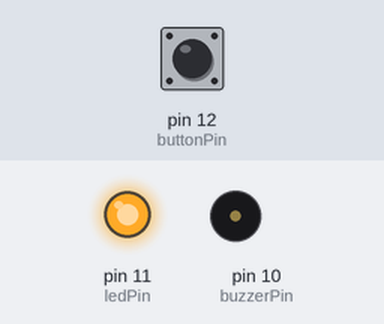
Bench run of a sketch on a simulated Arduino Uno, built with avr-gcc and run on an emulated ATmega328P. Shown: output pins drawn as LEDs (lit = HIGH), buzzer (waves = sounding). The test bench sets the inputs (shaded band); at power-on: pin 12 (buttonPin) LOW.

Above: at 1.2 s.
1.3 s: pin 12 (buttonPin) pulled HIGH for 0.15 s
At 2.7 s:
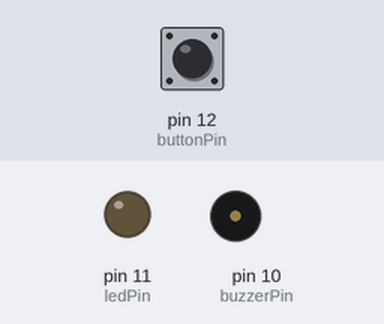
3.0 s: pin 12 (buttonPin) pulled HIGH for 1 s
At 4.1 s:
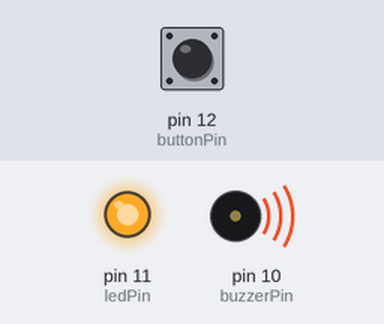
5.6 s: pin 12 (buttonPin) pulled HIGH for 3.2 s
At 8.9 s:
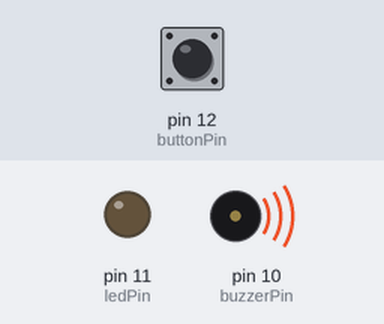
Timing chart, 0 to 10.5 s (numbered marks = the images above; inputs shaded):
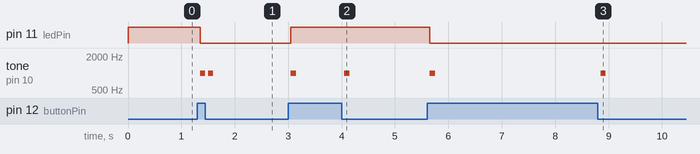

The sketch:

testSwitchandMPU.ino
```cpp
#include <Wire.h>
//MPU Variables:
long accelX, accelY, accelZ;
float gForceX, gForceY, gForceZ;
long gyroX, gyroY, gyroZ;
float rotX, rotY, rotZ;

const int buttonPin = 12;
const int ledPin = 11;
const int buzzerPin = 10;

int buttonState;             // the current reading from the input pin
int lastButtonState = LOW;   // the previous reading from the input pin
// the following variables are unsigned longs because the time, measured in
// milliseconds, will quickly become a bigger number than can be stored in an int.
unsigned long lastDebounceTime = 0;  // the last time the output pin was toggled
unsigned long debounceDelay = 50;    // the debounce time; increase if the output flickers

// Variables will change:
int redLEDState = HIGH;         // the current state of the output pin

void setup() {
  pinMode(buttonPin, INPUT);
  pinMode(ledPin, OUTPUT);

  // set initial LED state
  digitalWrite(ledPin, redLEDState);
}

void loop() {
  // read the state of the switch into a local variable:
  int reading = digitalRead(buttonPin);

  // check to see if you just pressed the button
  // (i.e. the input went from LOW to HIGH), and you've waited long enough
  // since the last press to ignore any noise:

  // If the switch changed, due to noise or pressing:
  if (reading != lastButtonState) {
    // reset the debouncing timer
    lastDebounceTime = millis();
  }

  if ((millis() - lastDebounceTime) > debounceDelay) {
    // whatever the reading is at, it's been there for longer than the debounce
    // delay, so take it as the actual current state:

    // if the button state has changed:
    if (reading != buttonState) {
      buttonState = reading;
      tone(10,1000,100);
      // only toggle the LED if the new button state is HIGH
      if (buttonState == HIGH) {
        redLEDState = !redLEDState;
      }
    }
  }

  // set the LED:
  digitalWrite(ledPin, redLEDState);

  // save the reading. Next time through the loop, it'll be the lastButtonState:
  lastButtonState = reading;
}
//void setupMPU(){
//  Wire.beginTransmission(0b1101000); //This is the I2c address of the MPU
//  Wire.write((byte)0x6B); //Accessing the register 6B - Power Management (See 4.28 in MPU data sheet https://invensense.tdk.com/wp-content/uploads/2015/02/MPU-6000-Register-Map1.pdf)
//  Wire.write((byte)0b0000000); //Writing zero to every bit in the 0x6B register
//  Wire.endTransmission();
//
//  Wire.beginTransmission(0b1101000);
//  Wire.write(0x1C); //Accesssing the register 1C - Accelerometer Configuration (See 4.5  in Data Sheet)
//  Wire.write(0b00001000); // Set to +-4g Full Scale Range, so the LSB Sensitivity is 8192 LSB/g
//  Wire.endTransmission();
//
//  Wire.beginTransmission(0b1101000);
//  Wire.write(0x1B);//Accessing the register 1B - Gyroscope Configuration
//  Wire.write(0b00001100); //Set the Full Scale Range to +-1000 degress/s
//  Wire.endTransmission();
//}
//
//void recordAccelRegisters(){
//  Wire.beginTransmission(0b1101000);
//  Wire.write(0x3B); //Starting register for Accel Readings
//  Wire.endTransmission();
//  Wire.requestFrom(0b1101000,6);
//  while(Wire.available()<6);
//  accelX = Wire.read()<<8|Wire.read();
//  accelY = Wire.read()<<8|Wire.read();
//  accelZ = Wire.read()<<8|Wire.read();
//  processAccelData();
//}
//
//void processAccelData(){
//  gForceX = accelX / 8192.0;
//  gForceY = accelY / 8192.0;
//  gForceZ = accelZ / 8192.0;
//}
//
//void recordGyroRegisters(){
//  Wire.beginTransmission(0b1101000);
//  Wire.write(0x43);
//  Wire.endTransmission();
//  Wire.requestFrom(0b1101000,6);
//  while(Wire.available()<6);
//  gyroX = Wire.read()<<8|Wire.read();
//  gyroY = Wire.read()<<8|Wire.read();
//  gyroZ = Wire.read()<<8|Wire.read();
//  processGyroData();
//}
//
//void processGyroData(){
//  rotX = gyroX/131.0;
//  rotY = gyroY/131.0;
//  rotZ = gyroZ/131.0;
//}
//
//void printData(bool on){
//    delay(500);
//    Serial.println((String)"Gyro (deg) X: " +rotX + " " + "Y: " + rotY + " " + "Z: " + rotZ);
//    Serial.println((String)" Accel (g) X: " +gForceX + " " + "Y: " + gForceY + " " + "Z: " + gForceZ);
//}
```

Measured:
- after the input at 1.3 s, pin 11 (ledPin): HIGH → LOW after 0.05 s; tone on pin 10 (buzzerPin): alternates 1000 Hz for 0.10 s and silent for 0.05 s, 4 changes in all, then stays silent, starting after 0.05 s
- after the input at 3.0 s, pin 11 (ledPin): LOW → HIGH after 0.05 s; tone on pin 10 (buzzerPin): alternates 1000 Hz for 0.10 s and silent for 0.90 s, starting after 0.05 s
- after the input at 5.6 s, pin 11 (ledPin): HIGH → LOW after 0.05 s; tone on pin 10 (buzzerPin): alternates 1000 Hz for 0.10 s and silent for 3.1 s, 4 changes in all, then stays silent, starting after 0.05 s
